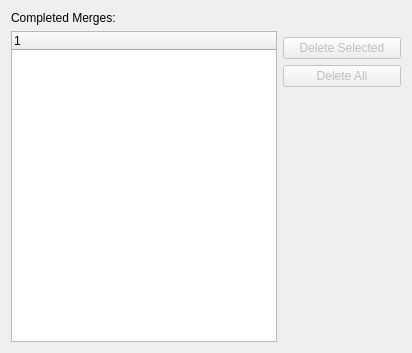
<?xml version="1.0" encoding="UTF-8"?>
<ui version="4.0">
 <class>crmaccountMergePurgePage</class>
 <widget class="QWizardPage" name="crmaccountMergePurgePage">
  <property name="geometry">
   <rect>
    <x>0</x>
    <y>0</y>
    <width>412</width>
    <height>353</height>
   </rect>
  </property>
  <property name="windowTitle">
   <string>WizardPage</string>
  </property>
  <property name="title">
   <string>Purge Completed Merges</string>
  </property>
  <property name="subTitle">
   <string>The following CRM Accounts have been merged. The Delete Selected and Delete All buttons will remove the obsolete CRM Accounts and the data required to undo the merge. You should do this as soon as you have confirmed that the merge was successful.</string>
  </property>
  <layout class="QGridLayout" name="gridLayout">
   <item row="0" column="0">
    <widget class="XLabel" name="_completedLit">
     <property name="text">
      <string>Completed Merges:</string>
     </property>
    </widget>
   </item>
   <item row="1" column="0" rowspan="5">
    <widget class="XTreeWidget" name="_completed"/>
   </item>
   <item row="2" column="1">
    <widget class="QPushButton" name="_delete">
     <property name="enabled">
      <bool>false</bool>
     </property>
     <property name="text">
      <string>Delete Selected</string>
     </property>
    </widget>
   </item>
   <item row="3" column="1">
    <widget class="QPushButton" name="_deleteAll">
     <property name="enabled">
      <bool>false</bool>
     </property>
     <property name="text">
      <string>Delete All</string>
     </property>
    </widget>
   </item>
   <item row="5" column="1">
    <spacer name="verticalSpacer_5">
     <property name="orientation">
      <enum>Qt::Vertical</enum>
     </property>
     <property name="sizeHint" stdset="0">
      <size>
       <width>118</width>
       <height>0</height>
      </size>
     </property>
    </spacer>
   </item>
  </layout>
 </widget>
 <customwidgets>
  <customwidget>
   <class>XLabel</class>
   <extends>QLabel</extends>
   <header>xlabel.h</header>
  </customwidget>
  <customwidget>
   <class>XTreeWidget</class>
   <extends>QTreeWidget</extends>
   <header>xtreewidget.h</header>
   <container>1</container>
  </customwidget>
 </customwidgets>
 <tabstops>
  <tabstop>_completed</tabstop>
  <tabstop>_delete</tabstop>
  <tabstop>_deleteAll</tabstop>
 </tabstops>
 <resources/>
 <connections/>
</ui>
